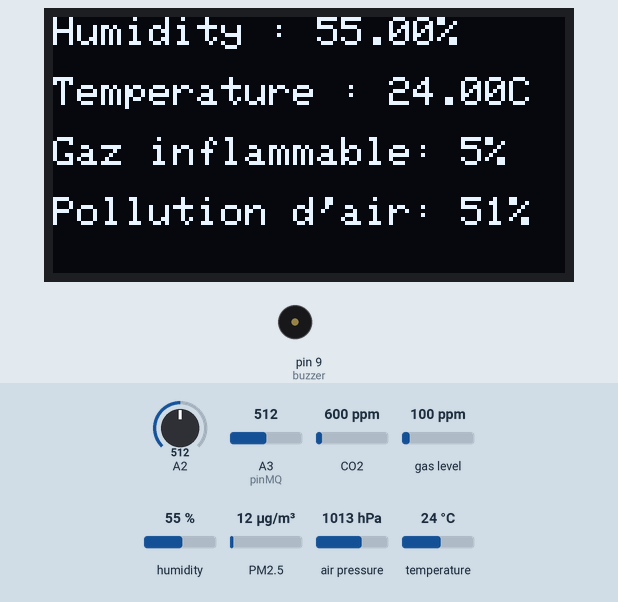
Bench run of a sketch on a simulated Arduino Mega 2560, built with avr-gcc and run on an emulated ATmega2560. On the bench: 128×64 one-colour display, buzzer (waves = sounding, pin HIGH). Inputs (shaded band) come from the test bench; at power-on: CO2 600 ppm, A2 = 512, A3 (pinMQ) = 512, humidity 55 %, gas level 100 ppm, temperature 24 °C, PM2.5 12 µg/m³, air pressure 1013 hPa. What the sketch prints to the serial monitor is not drawn.

Above: at 8.5 s.
8.6 s: CO2 set to 452 ppm
At 11.0 s:
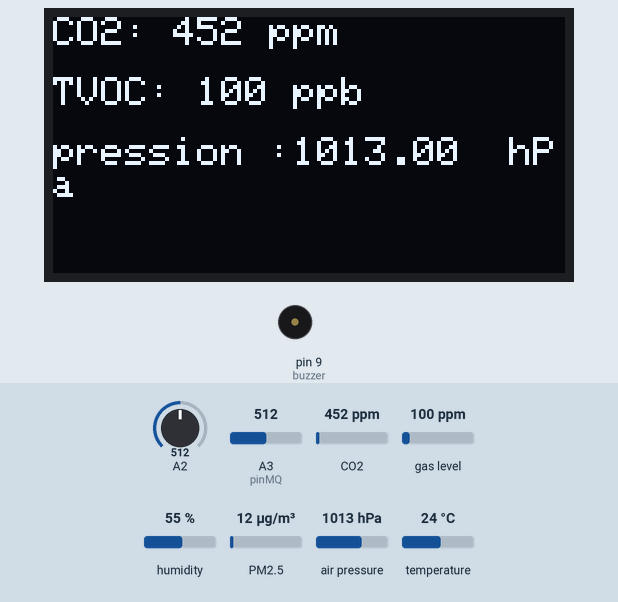
16.2 s: A2 set to 716
At 24.1 s:
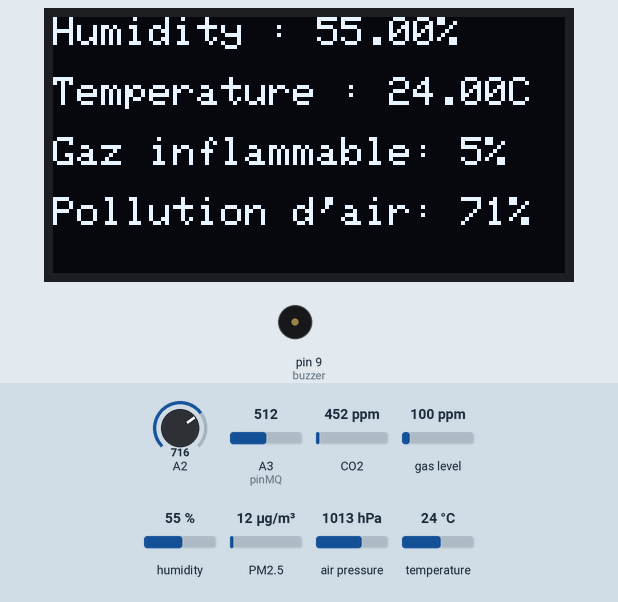
27.1 s: A3 (pinMQ) set to 716
At 31.6 s:
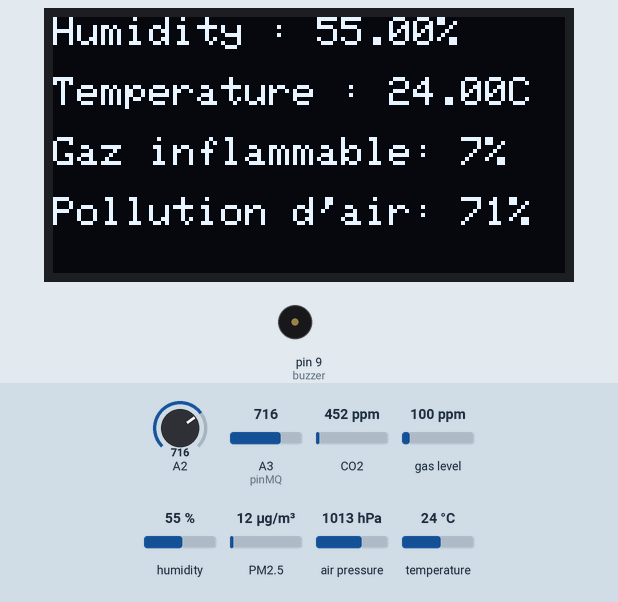
34.8 s: humidity set to 22 %
At 46.6 s:
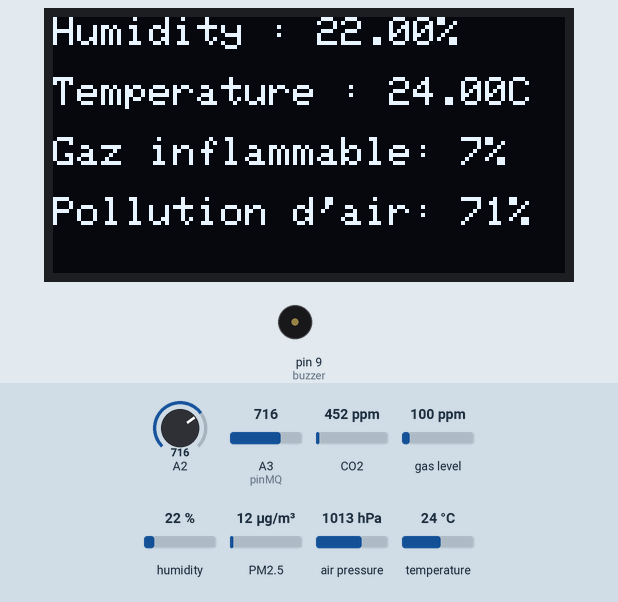
48.8 s: gas level set to 20 ppm
At 57.3 s:
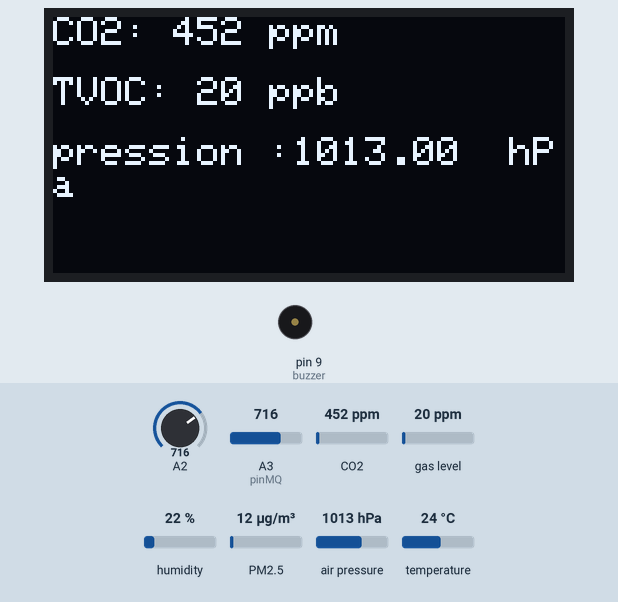
60.4 s: temperature set to 12 °C
At 70.4 s:
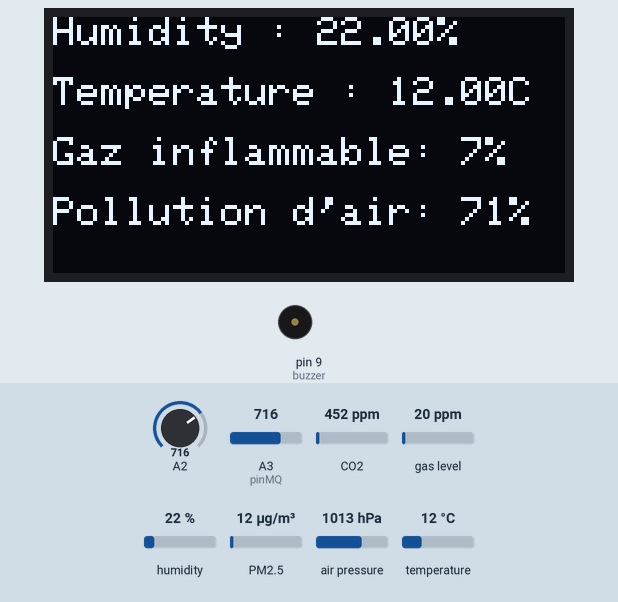
Timing chart, 0 to 71.9 s (numbered marks = the images above; inputs shaded):
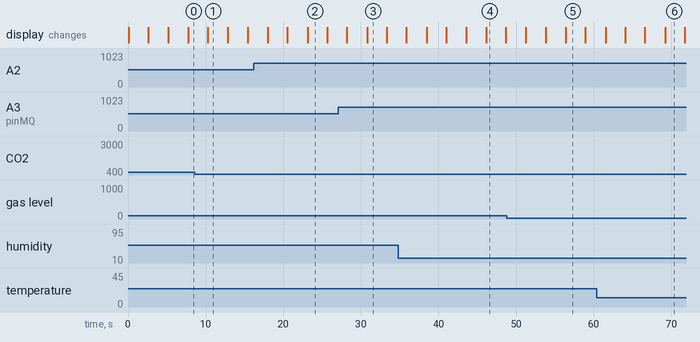

The sketch:

Arduino_Mega.ino
```cpp
////////////////////////////////////////////////////////INCLUDE////////////////////////////////////////

#include <SoftwareSerial.h>
#include <dht.h>                  // bibliothèque pour la température et humidité
#include <Wire.h>                 // cette bibliothèque permet de communiquer en I2C / TWI devices.
#include <Adafruit_BMP280.h>      // bibliothèque pour le module de pression
#include <Adafruit_SSD1306.h>     // bibliothèque pour pour écran
#include <Adafruit_CCS811.h>      // bibliothèque pour le capteur particule fines
#include <Adafruit_PM25AQI.h>     // bibliothèque particules fines

////////////////////////////////////////////////////////DEFINE////////////////////////////////////////

#define OLED_WIDTH 128              // caracctéristique écran
#define OLED_HEIGHT 64
#define OLED_RESET -1
#define BMP280_I2C_ADDRESS  0x76    // define pour le module de pression
#define pinMQ A3                    // Analog Pin sensor is connected to A3 ( capteur de gaz )
#define dht_apin A0                 // Analog Pin sensor is connected to A0 ( capteuer de température et humidité)

// declaration de varioble globale
const int buzzer = 9; // pin du buzzer

////////////////////////////////////////////////INIT_DES_LIB////////////////////////////////////////////

Adafruit_SSD1306 display(OLED_WIDTH, OLED_HEIGHT, &Wire, OLED_RESET); // init de l'écran
Adafruit_BMP280  bmp280;                                              // init de library pour le module de pression
dht DHT;                                                              // init pour DHT ( température )
Adafruit_CCS811 ccs;                                                  // init sensor particule fine


Adafruit_PM25AQI aqi = Adafruit_PM25AQI();

////////////////////////////////////////////////////////VOID_SETUP//////////////////////////////////////

void setup() {

  Serial.begin(9600);                                   // transmission série begin ( baud 9600 )
  Serial1.begin(9600);
  ccs.begin();

  pinMode(buzzer, OUTPUT);                              // pin mode pour le buzzer
  display.begin(SSD1306_SWITCHCAPVCC, 0x3D);            // paramétrage de l'écran avec son adresse mac car 2 écran sont utilisés
  display.clearDisplay();
  display.setTextSize(1);
  display.setTextColor(WHITE);


  if(!ccs.begin()){
    while(1);
  }
  while(!ccs.available());                              //attend que le sensor CS soit prêt

  if (! aqi.begin_UART(&Serial1)) { // connect to the sensor over hardware serial
    while (1) delay(10);
  }
}
////////////////////////////////////////////////////////VOID_LOOP///////////////////////////////////////////

void loop(){

////////////////////////////////////////////////////////DECLARATION_VAR////////////////////////////////////////

  float pressure = bmp280.readPressure();
  float t = DHT.temperature;
  float h = DHT.humidity;
  int AP;
  int FG;
  int CO2;
  int TVOC;
  float PM1;
  float PM2_5;
  float PM10;


  ////////////////////////////////////////////////////////AFFICHAGE_DISPLAY////////////////////////////////////////

  DHT.read11(dht_apin);                       // on dit que le module est un capteur read11

  // humidité
  display.setCursor(0, 0);
  display.print("Humidity : ");
  display.print(h);                           // valeur relative en pourcentage
  display.print("%");

  // température_1
  display.setCursor(0, 15);
  display.print("Temperature : ");
  display.print(t);
  display.print("C");

  // gaz flamable
  display.setCursor(0, 30);
  display.print("Gaz inflammable: ");
  FG = analogRead(A3)/100;                    // mise en pourcentage de la valeur
  display.print(FG);
  display.print("%");

  // polution d'air
  display.setCursor(0, 45);
  display.print("Pollution d'air: ");
  AP = analogRead(A2)/10;                     // mise en pourcentage de la valeur
  display.print(AP);
  display.print("%");
  display.display();
  delay(2500);
  display.clearDisplay();

  if(ccs.available()){                        //  conditionel pour récuperer les valeurs CO2/TVOC
    if(!ccs.readData()){
      CO2 = (ccs.geteCO2());
      TVOC = (ccs.getTVOC());
    }
  }


  //particule gaz
  display.setCursor(0, 0);
  display.print("CO2: ");
  display.print(CO2);                   // mise en pourcentage de la value ( range max sensor 29206)
  display.print(" ppm");

  //particule fine
  display.setCursor(0, 15);
  display.print("TVOC: ");
  display.print(TVOC);                  // mise en pourcentage de la value ( range max sensor 32768)
  display.print(" ppb");

  // Pression
  display.setCursor(0, 30);
  display.print("pression :");
  display.print(pressure/100);
  display.println("  hPa");
  display.display();
  delay(2500);
  display.clearDisplay();

  PM25_AQI_Data data;                               // lance la prise de donnée pour le particule fine sensor

  if (! aqi.read(&data)) {
    delay(500);  // try again in a bit!
    return;
  }

  display.setCursor(0, 0);
  display.print("PM1: ");
  PM1 = data.particles_03um;
  display.print(PM1);
  display.print(" unit");

  display.setCursor(0, 15);
  display.print("PM2.5: ");
  PM2_5 = data.particles_05um;
  display.print(PM2_5);
  display.print(" unit");

  display.setCursor(0, 30);
  display.print("PM100: ");
  PM10 = data.particles_10um;
  display.print(PM10);
  display.print(" unit");

  display.display();
  delay(2500);
  display.clearDisplay();

////////////////////////////////////////////////ENVOI_SERIAL////////////////////////////////////////

  String Train = "";      // créarion de la String qui contient les valeurs des différents capteurs
  Train.concat(t);
  Train.concat("&");
  Train.concat(h);
  Train.concat("&");
  Train.concat(FG);
  Train.concat("&");
  Train.concat(AP);
  Train.concat("&");
  Train.concat(CO2);
  Train.concat("&");
  Train.concat(TVOC);
  Train.concat("&");
  Train.concat(PM1);
  Train.concat("&");
  Train.concat(PM2_5);
  Train.concat("&");
  Train.concat(PM10);
  Serial.println(Train);    // ordre train info = Temp/ hum/ gaz1/ gaz2/ particule1/ particule2
  delay(50);            // delay qui va nous eviter la saturation du Serial sur l'ESP
  }
```

Measured:
- what the display in image 1 shows lasts 2.5 s, from 10.3 s to 12.8 s
